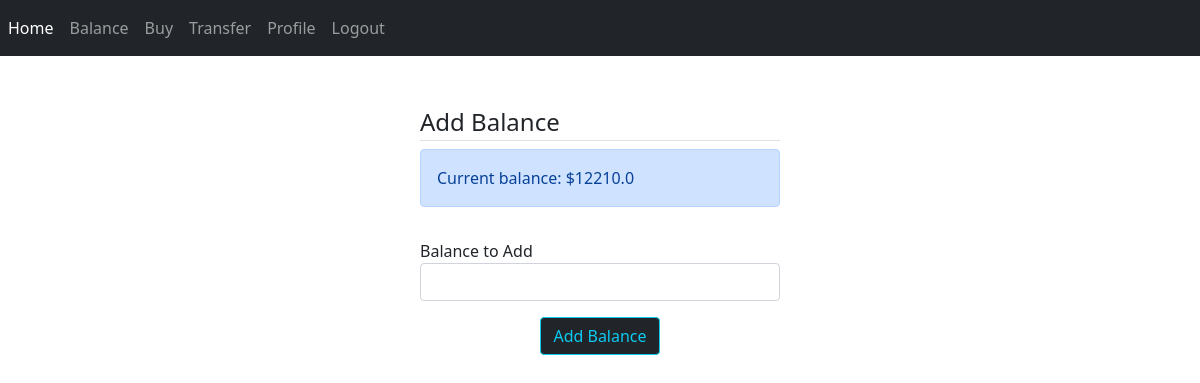
Page /add_balance (signed in) on the earlier database version.
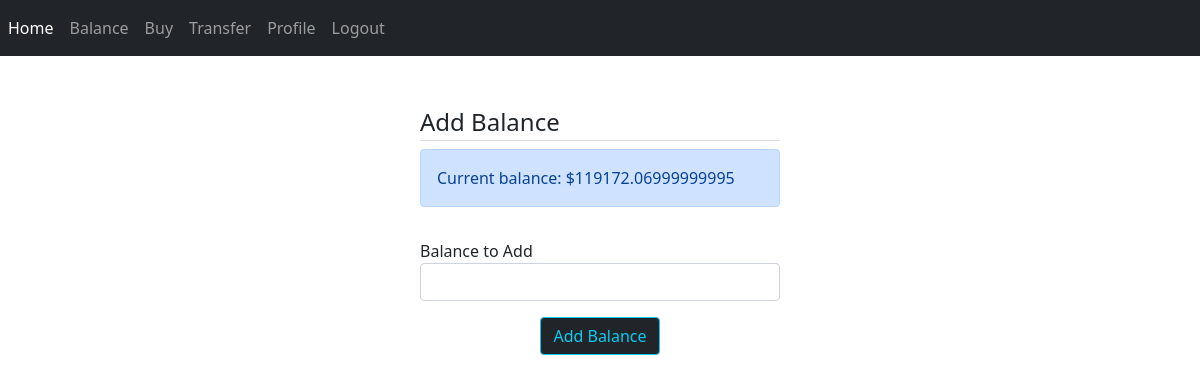
Same page on the later database version.
### CryptoExchange/models/dbmodels.py (models this page shows, shortened)
class User(db.Model, UserMixin):
    id = db.Column(db.Integer, primary_key=True)
    first_name = db.Column(db.String(20), nullable=False)
    last_name = db.Column(db.String(20), nullable=False)
    address = db.Column(db.String(20), nullable=False)
    city = db.Column(db.String(20), nullable=False)
    country = db.Column(db.String(20), nullable=False)
    phone = db.Column(db.String(15), nullable=False, unique=True)
    email = db.Column(db.String(120), nullable=False, unique=True)
    password = db.Column(db.String(60), nullable=False)
    verified = db.Column(db.Boolean, default=False, nullable=False)
    balance = db.Column(db.Float, default=0, nullable=False)
    sent_transactions = db.relationship('Transaction', backref='sender',
                                        foreign_keys="Transaction.sender_id", lazy=True)
    recv_transactions = db.relationship('Transaction', backref='receiver',
                                        foreign_keys="Transaction.receiver_id", lazy=True)

### CryptoExchange/controllers/routes.py (the view)
@app.route('/add_balance', methods=['GET', 'POST'])
@login_required
def add_balance():
    if not current_user.verified:
        return redirect(url_for('profile_activation'))
    form = AddBalanceForm()
    form.current_balance.data = current_user.balance
    if form.validate_on_submit():
        current_user.balance = current_user.balance + float(form.balance_to_add.data)
        current_user.balance = round(current_user.balance, 2)
        db.session.commit()
        flash('Balance successfully added!', 'success')
        return redirect(url_for('purchase'))
    return render_template('add_balance.html', title='Add Balance', form=form)

### CryptoExchange/Forms/AddBalanceForm.py (shortened to what this page needs)
class AddBalanceForm(FlaskForm):
    current_balance = StringField('Current balance')
    balance_to_add = StringField('Balance to Add', validators=[DataRequired()])
    submit = SubmitField('Add Balance')

### CryptoExchange/models/dbmodels.py (called while the page is built)
@login_manager.user_loader
def load_user(user_id):
    return User.query.get(int(user_id))

### CryptoExchange/templates/add_balance.html (shortened to what this page needs)
{% extends "layout.html" %}
{% block content %}
    <div style="margin: 0 auto; width: 30%;">
        <div class="content-section pt-5">
            <form action="" method="post">
                <fieldset class="form-group">
                    <legend class="border-bottom mb-2">Add Balance</legend>
                    <div class="form-group">
                        <div class="alert alert-primary" role="alert">
                        Current balance: ${{ form.current_balance.data }}
                    </div>
                    </div>
                    <div class="form-group">
                        {{ form.balance_to_add.label(class="form-control-label mt-3") }}
                        {% if form.balance_to_add.errors %}
                        {{ form.balance_to_add(class="form-control form-control-md is-invalid")}}
                            <div class="invalid-feedback">
                                {% for error in form.balance_to_add.errors %}
                                    <span>{{ error }}</span>
                                {% endfor %}
                            </div>
                        {% else %}
                            {{ form.balance_to_add(class="form-control form-control-md") }}
                        {% endif %}
                    </div>
                </fieldset>
                <div style="margin-top: 1rem;" class="text-center">
                    {{ form.submit(class="btn btn-outline-info btn-dark") }}
                </div>
            </form>
        </div>
    </div>
{% endblock content %}

### CryptoExchange/templates/layout.html (shortened to what this page needs)
<!DOCTYPE html>
<html lang="en">
<head>
    <link href="https://cdn.jsdelivr.net/npm/bootstrap@5.1.3/dist/css/bootstrap.min.css" rel="stylesheet"
>
</head>
<body>
    <nav class="navbar navbar-expand-lg navbar-dark bg-dark">
        <div class="collapse navbar-collapse" id="navbarNav">
            <div class="navbar-nav">
                <a class="nav-item nav-link active" href="{{ url_for('home') }}">Home</a>
                {% if current_user.is_authenticated %}
                    <a class="nav-item nav-link" href="{{ url_for('balance') }}">Balance</a>
                    <a class="nav-item nav-link" href="{{ url_for('purchase') }}">Buy</a>
                    <a class="nav-item nav-link" href="{{ url_for('transfer') }}">Transfer</a>
                    <a class="nav-item nav-link" href="{{ url_for('profile') }}">Profile</a>
                    <a class="nav-item nav-link" href="{{ url_for('logout') }}">Logout</a>
                {% else %}
                    <a class="nav-item nav-link" href="{{ url_for('register') }}">Register</a>
                    <a class="nav-item nav-link" href="{{ url_for('login') }}">Login</a>
                {% endif %}
            </div>
        </div>
    </nav>
    {% block content %}{% endblock %}
</body>
</html>

Differences in the rows shown:
changed User: current_balance.data "12210.0" → "119172.06999999995"
